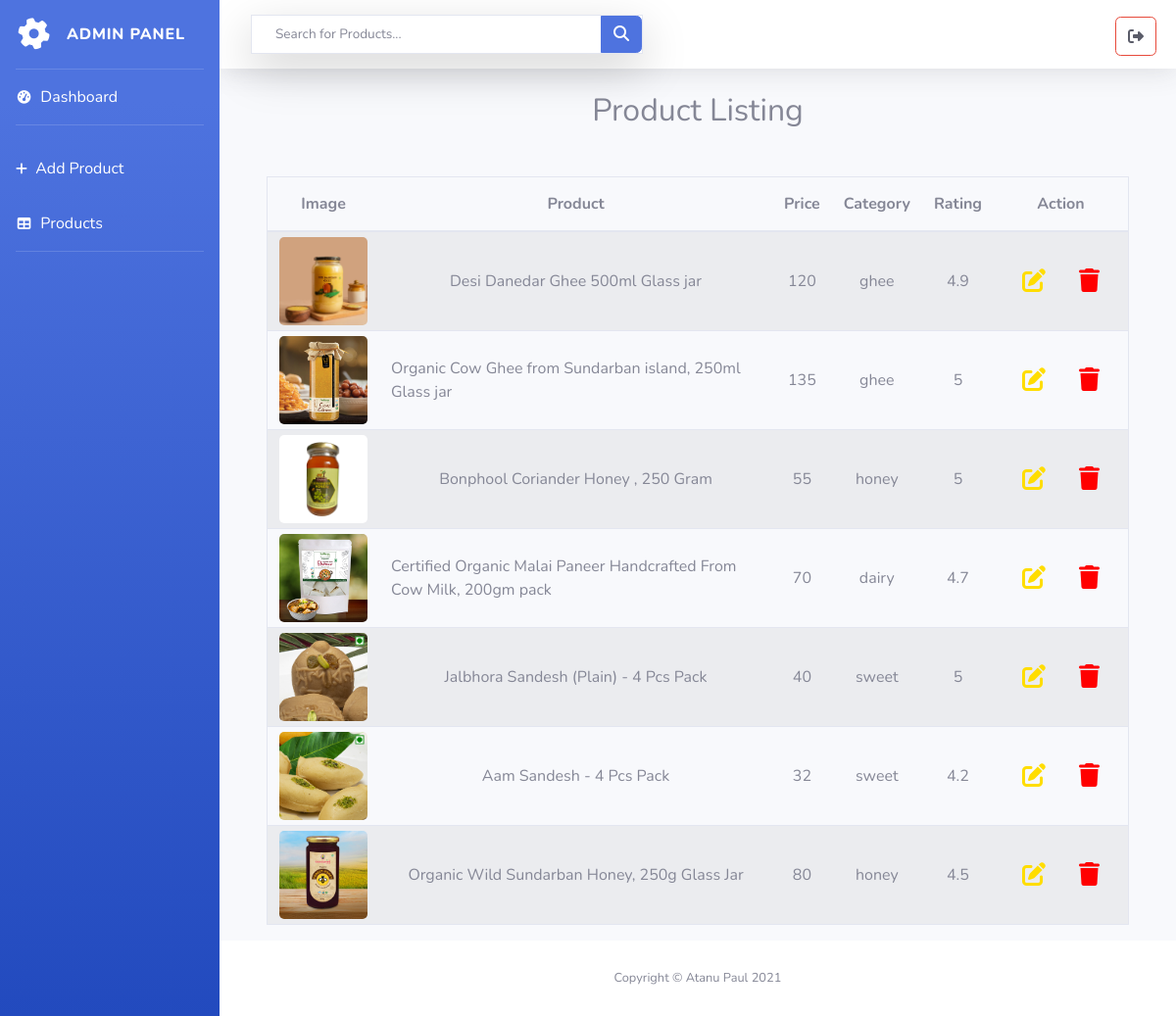
The app's page /admin/products.php (signed in) with its own data.
### tables this page shows
CREATE TABLE `products` (
  `id` int(11) NOT NULL,
  `pname` varchar(300) NOT NULL,
  `price` int(30) NOT NULL,
  `image` varchar(300) NOT NULL,
  `category` varchar(100) NOT NULL,
  `description` varchar(500) NOT NULL,
  `rating` float NOT NULL
);

### admin/include/list.php (the view)
<?php
$connect = mysqli_connect("localhost", "root", "", "project");
$query = "SELECT * FROM products";
$res = mysqli_query($connect, $query);
?>
<div class="px-5">
    <?php if (mysqli_num_rows($res) == 0) { ?>
        <h2 class="text-center">Empty Product List</h2>
    <?php } else { ?>
        <h2 class="text-center mb-5">Product Listing</h2>
        <table class="table table-striped table-hover border border-2">
            <thead>
                <tr>
                    <th scope="col"><span> Image</span></th>
                    <th scope="col"><span> Product</span></th>
                    <th scope="col"><span> Price</span></th>
                    <th scope="col"><span> Category</span></th>
                    <th scope="col"><span> Rating</span></th>
                    <th scope="col"><span> Action</span></th>
                </tr>
            </thead>
            <tbody>
                <?php while ($row = mysqli_fetch_array($res)) { ?>
                    <tr>
                        <td>
                            <span><img src="include/form/images/<?php echo $row['image']; ?>" alt="product"
                                    class="products"></span>
                        </td>
                        <td>
                            <span>
                                <?php echo $row['pname']; ?>
                            </span>
                        </td>
                        <td>
                            <span>
                                <?php echo $row['price']; ?>
                            </span>
                        </td>
                        <td>
                            <span>
                                <?php echo $row['category']; ?>
                            </span>
                        </td>
                        <td>
                            <span>
                                <?php echo $row['rating']; ?>
                            </span>
                        </td>
                        <td>
                            <span>
                                <a href="form.php?id=<?php echo $row['id'] ?>" class="btn mx-3"> <i
                                        class="fa-solid fa-pen-to-square fa-xl" style="color: #ffdd00;"></i></a>
                                <a href="delete_products.php?id=<?php echo $row['id'] ?>"
                                    onclick="return confirm('Are you sure?')" class="btn mx-3"> <i
                                        class="fa-solid fa-trash fa-xl" style="color: #ff0000;"></i></a>
                            </span>
                        </td>
                    </tr>
                <?php } ?>
            </tbody>
        </table>
    <?php } ?>
</div>

### admin/products.php (shortened to what this page needs)
<!DOCTYPE html>
<html lang="en">
<?php include("include/head.php") ?>
<body id="page-top">
    <div id="wrapper">
        <?php include("include/sidebar.php") ?>
        <div id="content-wrapper" class="d-flex flex-column">
            <div id="content">
                <?php include("include/nav.php") ?>
                <?php include("include/list.php") ?>
            </div>
            <?php include("include/footer.php") ?>
        </div>
    </div>
</body>
</html>

### admin/include/head.php (shortened to what this page needs)
<head>
    <link href="assets/vendor/fontawesome-free/css/all.min.css" rel="stylesheet" type="text/css">
    <link href="assets/css/sb-admin-2.min.css" rel="stylesheet">
    <link rel="stylesheet" href="https://cdnjs.cloudflare.com/ajax/libs/font-awesome/6.4.0/css/all.min.css"
 />
</head>

### admin/include/sidebar.php
<ul class="navbar-nav bg-gradient-primary sidebar sidebar-dark accordion" id="accordionSidebar">
<a class="sidebar-brand d-flex align-items-center justify-content-center" href="#">
    <div class="sidebar-brand-icon rotate-n-15">
        <i class="fa-solid fa-gear fa-spin"></i>
    </div>
    <div class="sidebar-brand-text mx-3">Admin Panel</div>
</a>
<hr class="sidebar-divider my-0">
<li class="nav-item active">
    <a class="nav-link" href="dashboard.php">
        <i class="fas fa-fw fa-tachometer-alt"></i>
        <h6 class="d-inline">Dashboard</h6></a>
</li>
<hr class="sidebar-divider">
<li class="nav-item active">
    <a class="nav-link" href="form.php">
    <i class="fa-solid fa-plus"></i> <h6 class="d-inline">Add Product</h6></a>
</li>
<li class="nav-item active">
    <a class="nav-link" href="products.php">
        <i class="fas fa-fw fa-table"></i>
        <h6 class="d-inline">Products</h6></a>
</li>
<hr class="sidebar-divider d-none d-md-block">
</ul>

### admin/include/nav.php
<nav class="navbar navbar-expand navbar-light bg-white topbar mb-4 static-top shadow align-items-center">
    <form
        class="d-none d-sm-inline-block form-inline mr-auto ml-md-3 my-2 my-md-0 mw-100 navbar-search shadow-lg border border-5"
        action="search_products.php" method="post">
        <div class="input-group">
            <input name="search_item" type="text" class="form-control bg-white border-0 small px-4"
                placeholder="Search for Products..." aria-label="Search" aria-describedby="basic-addon2" required autocomplete="off">
            <div class="input-group-append">
                <button class="btn btn-primary" type="submit">
                    <i class="fa-solid fa-magnifying-glass"></i>
                </button>
            </div>
        </div>
    </form>
    <ul class="navbar-nav ms-auto my-auto">
        <li class="nav-item dropdown no-arrow mx-1">
            <a class="nav-link btn btn-outline-danger border-danger mt-1" href="logout.php"
                onclick="return confirm('Are you sure to logout?')" role="button" style="height: 40px">
                <i class="fa-solid fa-right-from-bracket text-dark"></i>
            </a>
        </li>
    </ul>
</nav>

### admin/include/footer.php (shortened to what this page needs)
<footer class="sticky-footer bg-white">
    <div class="container my-auto">
        <div class="copyright text-center my-auto">
            <span>Copyright &copy; Atanu Paul 2021</span>
        </div>
    </div>
</footer>

### admin/include/head.php (style rules this page uses)
input, button, select { cursor: pointer; }
input[type="text"] { cursor: auto; }
table tr > * > * { position: relative; display: flex !important; align-items: center; justify-content: center; height: 100px; margin: 0; }
table thead tr > * > * { height: 30px !important; }
table td { padding: 0 0.75em !important; }
table a { padding: 0 !important; outline: 0 !important; }
table .products, .update_image { height: 90px; border-radius: 5px; }

### records on screen
products: image (picture), pname "Desi Danedar Ghee 500ml Glass jar", price "120", category "ghee", rating "4.9"
products: image (picture), pname "Organic Cow Ghee from Sundarban island, 250ml Glass jar", price "135", category "ghee", rating "5"
products: image (picture), pname "Bonphool Coriander Honey , 250 Gram", price "55", category "honey", rating "5"
products: image (picture), pname "Certified Organic Malai Paneer Handcrafted From Cow Milk, 200gm pack", price "70", category "dairy", rating "4.7"
products: image (picture), pname "Jalbhora Sandesh (Plain) - 4 Pcs Pack", price "40", category "sweet", rating "5"
products: image (picture), pname "Aam Sandesh - 4 Pcs Pack", price "32", category "sweet", rating "4.2"
products: image (picture), pname "Organic Wild Sundarban Honey, 250g Glass Jar", price "80", category "honey", rating "4.5"
